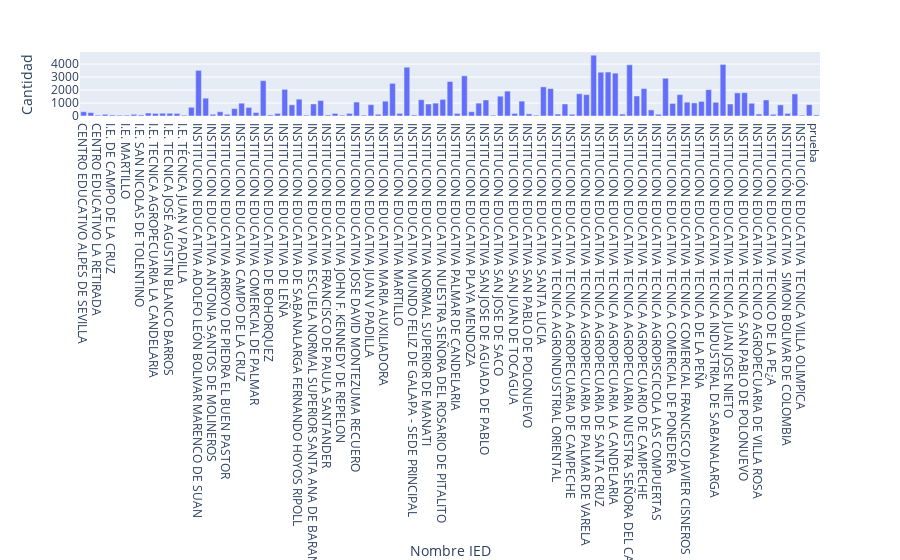

Write notebook code for a chart like this one.
### Code cell
if 'Nombre IED' not in df.columns or 'Código' not in df.columns:
    raise ValueError("Las columnas 'institucion' y 'codigo' deben existir en el DataFrame.")


#agrupacion por institucion
Conteo_Codigos = df.groupby('Nombre IED').agg({'Código': 'count'}).reset_index()
Conteo_Codigos = Conteo_Codigos.rename(columns={'Código': 'Cantidad'})

#grafica

fig = px.bar(Conteo_Codigos, x= 'Nombre IED', y='Cantidad')

fig.show()

### Figure 1 — Plotly figure (JSON) as saved in the notebook; plotly's stock layout.template omitted (floating-point values rounded to 4 significant figures)
{"data": [{"alignmentgroup": "True", "hovertemplate": "Nombre IED=%{x}<br>Cantidad=%{y}<extra></extra>", "legendgroup": "", "marker": {"color": "#636efa", "pattern": {"shape": ""}}, "name": "", "offsetgroup": "", "orientation": "v", "showlegend": false, "textposition": "auto", "type": "bar", "x": ["CENTRO EDUCATIVO ALPES DE SEVILLA", "CENTRO EDUCATIVO JUARUCO", "CENTRO EDUCATIVO LA RETIRADA", "I.E. ADOLFO LEÓN BOLIVAR MARENCO DE SUAN", "I.E. DE CAMPO DE LA CRUZ", "I.E. JOSE CONSUEGRA HIGGINS", "I.E. MARTILLO", "I.E. SAN ANTONIO DE PIOJÓ", "I.E. SAN NICOLAS DE TOLENTINO", "I.E. TECNICA AGROPECUARIA DE PUERTO GIRALDO", "I.E. TECNICA AGROPECUARIA LA CANDELARIA", "I.E. TECNICA AGROPECUARIA SAN CAYETANO DE GALLEGO", "I.E. TECNICA JOSÉ AGUSTIN BLANCO BARROS", "I.E. TECNICO AGROPECUARIA", "I.E. TÉCNICA JUAN V PADILLA", "INSTITUCION EDUCATIVA ACADEMICA Y TECNICA - TURISTICA DE SANTA VERONICA", "INSTITUCION EDUCATIVA ADOLFO LEÓN BOLIVAR MARENCO DE SUAN", "INSTITUCION EDUCATIVA ALGODONAL", "INSTITUCION EDUCATIVA ANTONIA SANTOS DE MOLINEROS", "INSTITUCION EDUCATIVA ANTONIO NARIÑO DE PALUATO", "INSTITUCION EDUCATIVA ARROYO DE PIEDRA EL BUEN PASTOR", "INSTITUCION EDUCATIVA BOHORQUEZ", "INSTITUCION EDUCATIVA CAMPO DE LA CRUZ", "INSTITUCION EDUCATIVA CIEN PESOS Y LAS TABLAS", "INSTITUCION EDUCATIVA COMERCIAL DE PALMAR", "INSTITUCION EDUCATIVA DE BARANOA JULIO PANTOJA MALDONADO", "INSTITUCION EDUCATIVA DE BOHORQUEZ", "INSTITUCION EDUCATIVA DE CARRETO", "INSTITUCION EDUCATIVA DE LEÑA", "INSTITUCION EDUCATIVA DE SABANALARGA", "INSTITUCION EDUCATIVA DE SABANALARGA FERNANDO HOYOS RIPOLL", "INSTITUCION EDUCATIVA DEPARTAMENTAL ARROYO NEGRO", "INSTITUCION EDUCATIVA ESCUELA NORMAL SUPERIOR SANTA ANA DE BARANOA", "INSTITUCION EDUCATIVA FERMIN TILANO", "INSTITUCION EDUCATIVA FRANCISCO DE PAULA SANTANDER", "INSTITUCION EDUCATIVA FRUTO DE LA ESPERANZA", "INSTITUCION EDUCATIVA JOHN F. KENNEDY DE REPELON", "INSTITUCION EDUCATIVA JOSE CONSUEGRA HIGGINS", "INSTITUCION EDUCATIVA JOSE DAVID MONTEZUMA RECUERO", "INSTITUCION EDUCATIVA JUAN JOSE NIETO", "INSTITUCION EDUCATIVA JUAN V PADILLA", "INSTITUCION EDUCATIVA LA RETIRADA", "INSTITUCION EDUCATIVA MARIA AUXILIADORA", "INSTITUCION EDUCATIVA MARIA MANCILLA SANCHEZ", "INSTITUCION EDUCATIVA MARTILLO", "INSTITUCION EDUCATIVA MAXIMO MERCADO", "INSTITUCION EDUCATIVA MUNDO FELIZ DE GALAPA - SEDE PRINCIPAL", "INSTITUCION EDUCATIVA NIÑO JESUS DE PRAGADE HIBACHARO PIOJO", "INSTITUCION EDUCATIVA NORMAL SUPERIOR DE MANATI", "INSTITUCION EDUCATIVA NORMAL SUPERIOR NUESTRA SEÑORA DE FATIMA", "INSTITUCION EDUCATIVA NUESTRA SEÑORA DEL ROSARIO DE PITALITO", "INSTITUCION EDUCATIVA NUESTRA SEÑORA DEL TRANSITO DE USIACURI", "INSTITUCION EDUCATIVA PALMAR DE CANDELARIA", "INSTITUCION EDUCATIVA PANFILO CANTILLO MENDOZA", "INSTITUCION EDUCATIVA PLAYA MENDOZA", "INSTITUCION EDUCATIVA SAN ANTONIO", "INSTITUCION EDUCATIVA SAN JOSE DE AGUADA DE PABLO", "INSTITUCION EDUCATIVA SAN JOSE DE LURUACO", "INSTITUCION EDUCATIVA SAN JOSE DE SACO", "INSTITUCION EDUCATIVA SAN JUAN BOSCO", "INSTITUCION EDUCATIVA SAN JUAN DE TOCAGUA", "INSTITUCION EDUCATIVA SAN NICOLAS DE TOLENTINO", "INSTITUCION EDUCATIVA SAN PABLO DE POLONUEVO", "INSTITUCION EDUCATIVA SAN PEDRO CLAVER DE CASCAJAL", "INSTITUCION EDUCATIVA SANTA LUCIA", "INSTITUCION EDUCATIVA TECNICA  COMERCIAL DE SANTO TOMAS", "INSTITUCION EDUCATIVA TECNICA AGROINDUSTRIAL ORIENTAL", "INSTITUCION EDUCATIVA TECNICA AGROPECUARIA", "INSTITUCION EDUCATIVA TECNICA AGROPECUARIA DE CAMPECHE", "INSTITUCION EDUCATIVA TECNICA AGROPECUARIA DE LURUACO", "INSTITUCION EDUCATIVA TECNICA AGROPECUARIA DE PALMAR DE VARELA", "INSTITUCION EDUCATIVA TECNICA AGROPECUARIA DE PUERTO GIRALDO", "INSTITUCION EDUCATIVA TECNICA AGROPECUARIA DE SANTA CRUZ", "INSTITUCION EDUCATIVA TECNICA AGROPECUARIA DE VILLA ROSA", "INSTITUCION EDUCATIVA TECNICA AGROPECUARIA LA CANDELARIA", "INSTITUCION EDUCATIVA TECNICA AGROPECUARIA NUESTRA SE¿ORA DEL CARMEN DE PENDALES", "INSTITUCION EDUCATIVA TECNICA AGROPECUARIA NUESTRA SEÑORA DEL CARMEN DE PENDALES", "INSTITUCION EDUCATIVA TECNICA AGROPECUARIA SAN CAYETANO DE GALLEGO", "INSTITUCION EDUCATIVA TECNICA AGROPECUARIO DE CAMPECHE", "INSTITUCION EDUCATIVA TECNICA AGROPISCICOLA DE ROTINET", "INSTITUCION EDUCATIVA TECNICA AGROPISCICOLA LAS COMPUERTAS", "INSTITUCION EDUCATIVA TECNICA COMERCIAL DE PALMAR DE VARELA", "INSTITUCION EDUCATIVA TECNICA COMERCIAL DE PONEDERA", "INSTITUCION EDUCATIVA TECNICA COMERCIAL DE SABANAGRANDE", "INSTITUCION EDUCATIVA TECNICA COMERCIAL FRANCISCO JAVIER CISNEROS", "INSTITUCION EDUCATIVA TECNICA COMERCIAL LA INMACULADA", "INSTITUCION EDUCATIVA TECNICA DE LA PEÑA", "INSTITUCION EDUCATIVA TECNICA FRANCISCO DE PAULA SANTANDER", "INSTITUCION EDUCATIVA TECNICA INDUSTRIAL DE SABANALARGA", "INSTITUCION EDUCATIVA TECNICA JOSÉ AGUSTIN BLANCO BARROS", "INSTITUCION EDUCATIVA TECNICA JUAN JOSE NIETO", "INSTITUCION EDUCATIVA TECNICA MARIA INMACULADA DE PITAL DE MEGUA", "INSTITUCION EDUCATIVA TECNICA SAN PABLO DE POLONUEVO", "INSTITUCION EDUCATIVA TECNICA TURISTICA SIMON BOLIVAR", "INSTITUCION EDUCATIVA TECNICO AGROPECUARIA DE VILLA ROSA", "INSTITUCION EDUCATIVA TECNICO COMERCIAL DE SABANALARGA", "INSTITUCION EDUCATIVA TECNICO DE LA PE¿A", "INSTITUCION EDUCATIVA TECNICO INDUSTRIAL PEDRO A OÑORO DE BARANOA", "INSTITUCIÓN EDUCATIVA  SIMON BOLIVAR DE COLOMBIA", "INSTITUCIÓN EDUCATIVA DIVERSIFICADA ORIENTAL DE SANTO TOMAS", "INSTITUCIÓN EDUCATIVA TECNICA VILLA OLIMPICA", "INSTITUCIÓN EDUCATIVA TECNICA VILLA OLIMPICA DE GALAPA", "prueba"], "xaxis": "x", "y": [330, 264, 66, 132, 82, 66, 66, 132, 82, 230, 198, 214, 214, 198, 66, 675, 3515, 1371, 134, 332, 132, 572, 988, 661, 264, 2723, 82, 201, 2052, 860, 1297, 66, 928, 1193, 82, 200, 66, 201, 1076, 66, 874, 133, 1142, 2515, 200, 3760, 82, 1256, 923, 991, 1281, 2662, 198, 3093, 332, 992, 1235, 66, 1526, 1917, 200, 1147, 164, 66, 2245, 2111, 148, 927, 132, 1715, 1647, 4685, 3374, 3386, 3303, 148, 3945, 1541, 2115, 468, 134, 2907, 971, 1650, 1065, 1009, 1126, 2029, 1056, 3973, 923, 1781, 1796, 983, 148, 1236, 132, 859, 201, 1702, 66, 871, 82], "yaxis": "y"}], "layout": {"barmode": "relative", "legend": {"tracegroupgap": 0}, "margin": {"t": 60}, "xaxis": {"anchor": "y", "domain": [0, 1], "title": {"text": "Nombre IED"}}, "yaxis": {"anchor": "x", "domain": [0, 1], "title": {"text": "Cantidad"}}}}
